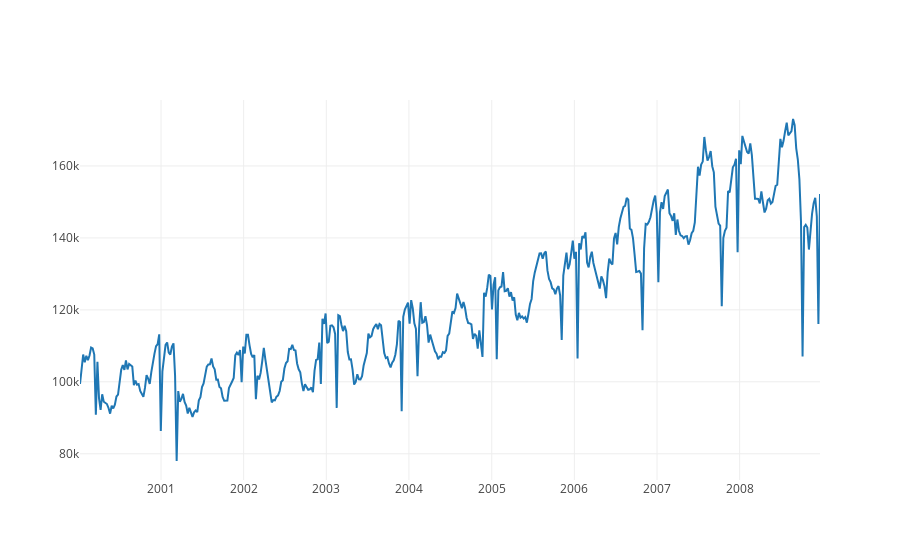

Notebook code for this chart:
### Code cell
trace0 = go.Scatter(
    x = values_weekly.index[1:-2],
    y = values_weekly['value'][1:-2],
    mode = 'lines',
    name = 'markers'
)
data = [trace0]
iplot(data, filename='scatter-mode')

### Figure 1 — Plotly figure (JSON) as saved in the notebook; plotly's stock layout.template omitted (floating-point values rounded to 4 significant figures; data arrays with more than 128 entries replaced by an {"elided": "..."} marker saying what was removed)
{"data": [{"mode": "lines", "name": "markers", "type": "scatter", "x": {"elided": "468 str values"}, "y": {"elided": "468 float values"}}], "layout": {}}
